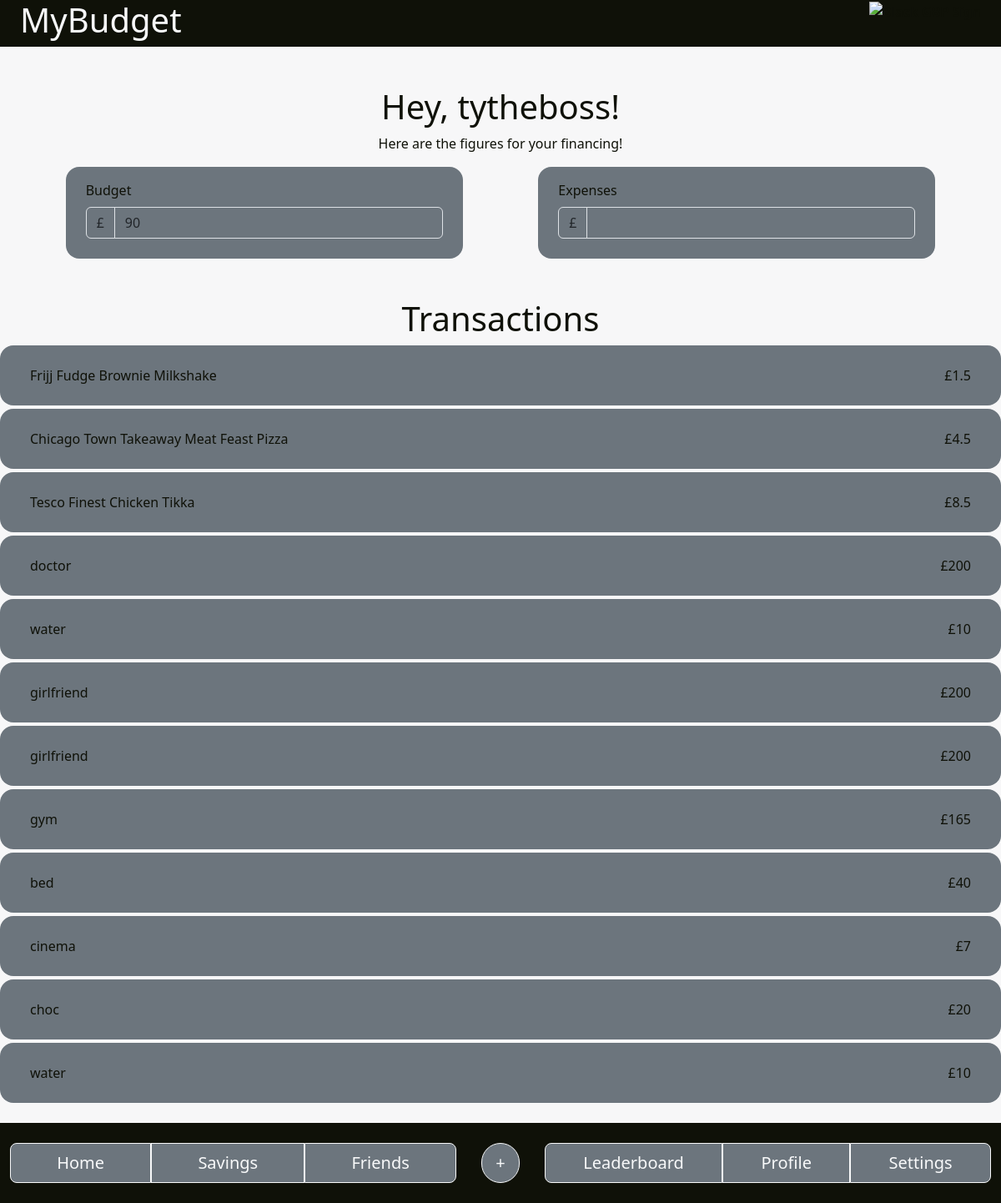
Screenshot of /home (signed in) with the database file from the repository.
### app.py (models this page shows)
class User(db.Model, UserMixin):
    id = db.Column(db.Integer, primary_key=True)
    username = db.Column(db.String(150), unique=True, nullable=False)
    password = db.Column(db.String(150), nullable=False)
    budget=db.Column(db.Integer, nullable=True)
    purchases = db.relationship('Purchase', back_populates='user', lazy=True)

class Purchase(db.Model):
    id = db.Column(db.Integer, primary_key=True)
    label = db.Column(db.String(150), nullable=False)
    price = db.Column(db.Integer, nullable=False)
    category = db.Column(db.String(150), nullable=False)
    user_id = db.Column(db.Integer, db.ForeignKey('user.id'), nullable=False)
    user = db.relationship('User', back_populates='purchases')

### app.py (the view, shortened to what this page needs)
@app.route("/home", methods=["GET", "POST"])
@login_required
def home():
    purchases = Purchase.query.filter(Purchase.user_id == current_user.id).order_by(Purchase.id.desc()).all()
    return render_template("home.html", purchases=purchases,budget=current_user.budget,user=current_user.username)

### app.py (called while the page is built)
@login_manager.user_loader
def load_user(user_id):
    return User.query.get(int(user_id))

### templates/home.html (shortened to what this page needs)
<!doctype html>
<html lang="en">
    <head>
        <link href="../static/Bootstrap/bootstrap.css" rel="stylesheet"/>
        <link href="../static/spin_disabler.css" rel="stylesheet">
    </head>
    <body style="background-color: #f7f7f8; color:#0F1108">
        <header>
            <div class="container-fluid" style="background-color: #0F1108;">
                <div class="row m-0">
                    <div class="col">
                        <span class="fw-bold text-light">
                            <h1>MyBudget</h1>
                        </span>
                    </div>
                    <div class="col text-end">
                        <span class="fw-bold">
                            <img src="../Photos/app logo short.png" class="img-fluid" alt="Black GBP Sign">
                        </span>
                    </div>
                </div>
            </div>
        </header>
        <main>
            <div class="container-fluid">
                <div class="row text-center mt-5">
                    <div class="col p-auto">
                        <h1>
                            Hey, {{user}}!
                        </h1>
                    </div>
                </div>
            </div>
            <div class="container-xxl">
                <div class="row">
                    <div class="col text-center">
                        <p>Here are the figures for your financing!</p>
                    </div>
                </div>
                <div class="row justify-content-evenly mb-5">
                    <div class="col-lg-5 col-sm-4">
                        <div class="px-4 pt-3 pb-4 bg-secondary rounded-4">
                            <label for="budget" class="form-label">Budget</label>
                                <div class="input-group flex-wrap">
                                    <span class="input-group-text bg-secondary" id="budgetaddon1">£</span>
                                    <input type="number" class="form-control bg-secondary" id="budget-input" aria-describedby="budget input" value="{{budget}}">
                                </div>
                        </div>
                    </div>
                    <div class="col-lg-5 col-sm-4">
                        <div class="px-4 pt-3 pb-4 bg-secondary rounded-4">
                            <label for="Expenses" class="form-label">Expenses</label>
                                <div class="input-group flex-wrap">
                                    <span class="input-group-text bg-secondary" id="expensesaddon1">£</span>
                                    <input type="number" class="form-control bg-secondary" id="Expenses" aria-describedby="expenses input">
                                </div>
                        </div>
                    </div>
                </div>
                <div class="row justify-content-center">
                    <div class="col">
                        <h1 class="text-center">
                            Transactions
                        </h1>
                    </div>
                </div>
                {%for purchase in purchases %}
                <div class="row justify-content-between bg-secondary mb-1 rounded-4">
                    <div class="col">
                        <div class="p-4">
                            {{purchase.label}}
                        </div>
                    </div>
                    <div class="col">
                        <div class="p-4 text-end">
                            £{{purchase.price}}
                        </div>
                    </div>
                </div>
                {% endfor %}
            </div>
        </main>
        <nav class="navbar navbar-extend-md navbar-dark m-0 fixed-bottom" style="background-color: #0F1108;">
            <div class="container-fluid justify-content-center py-2" style="background-color: #0F1108;">
                <div class="col btn-group m-0">
                    <a href="/home" class="btn btn-secondary btn-outline-light btn-lg mx-0">Home</a>
                    <a href="/savings" class="btn btn-secondary btn-outline-light btn-lg mx-0">Savings</a>
                    <a href="/friends" class="btn btn-secondary btn-outline-light btn-lg mx-0 me-1">Friends</a>
                </div>
                <div class="col-12 col-md-1 text-center">
                    <div class="btn-group dropup">
                        <button type="button" class="btn btn-secondary btn-outline-light btn-lg rounded-pill mx-0 my-2" data-bs-toggle="dropdown" aria-expanded="false">
                            +
                        </button>
                    </div>
                </div>
                <div class="col btn-group m-0">
                    <a href="/leaderboard" class="btn btn-secondary btn-outline-light btn-lg mx-0 ms-1">Leaderboard</a>
                    <a href="/profile" class="btn btn-secondary btn-outline-light btn-lg mx-0">Profile</a>
                    <a href="/settings" class="btn btn-secondary btn-outline-light btn-lg mx-0">Settings</a>
                </div>
            </div>
        </nav>
        <footer class="my-5">
            <p>© 2025 Budget Planner. All rights reserved.</p>
        </footer>
    </body>
</html>

### rows the page displays
User: username "tytheboss"
Purchase: label "Frijj Fudge Brownie Milkshake", price "1.5"
Purchase: label "Chicago Town Takeaway Meat Feast Pizza", price "4.5"
Purchase: label "Tesco Finest Chicken Tikka", price "8.5"
Purchase: label "doctor", price "200"
Purchase: label "water", price "10"
Purchase: label "girlfriend", price "200"
Purchase: label "girlfriend", price "200"
Purchase: label "gym", price "165"
Purchase: label "bed", price "40"
Purchase: label "cinema", price "7"
Purchase: label "choc", price "20"
Purchase: label "water", price "10"
